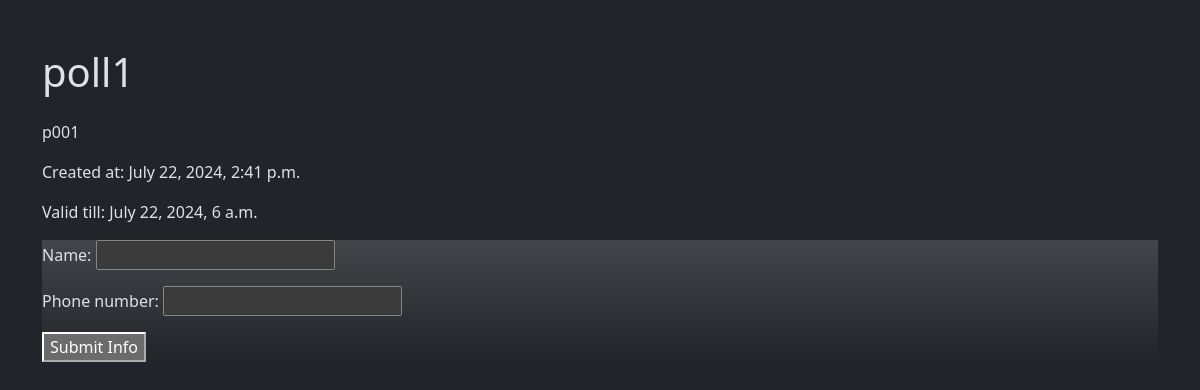
/poll/1/, run on the app's committed database.
### home/models.py (models this page shows, shortened)
class Poll(models.Model):
    title = models.CharField(max_length=200)
    description = models.TextField()
    created_at = models.DateTimeField(auto_now_add=True)
    valid_till = models.DateTimeField()

### home/views.py (the view)
# urls.py: path('poll/<int:poll_id>/', views.poll_detail, name='poll_detail'),
def poll_detail(request, poll_id):
    poll = get_object_or_404(Poll, pk=poll_id)
    mcqs = MCQ.objects.filter(poll=poll)
    descriptions = Descriptive.objects.filter(poll=poll)
    if request.method == 'POST':
        if 'name' in request.POST and 'phone_number' in request.POST:
            user_form = UserInfoForm(request.POST)
            if user_form.is_valid():
                user_info = user_form.save()
                request.session['user_info_id'] = user_info.id
                return redirect('poll_detail', poll_id=poll.id)
        else:
            user_info_id = request.session.get('user_info_id')
            if not user_info_id:
                return redirect('poll_detail', poll_id=poll.id)
            user_info = UserInfo.objects.get(pk=user_info_id)
            total_score = 0
            total_mcqs = mcqs.count() + descriptions.count()
            for mcq in mcqs:
                choice = request.POST.get(f'choice_{mcq.id}')
                if choice:
                    selected_option = getattr(mcq, f'option{choice.upper()}')
                    if selected_option == mcq.correct_answer:
                        total_score += 1
            for desc in descriptions:
                user_answer = request.POST.get(f'answer_{desc.id}')
                if user_answer:
                    is_correct = user_answer.strip().lower() == desc.answer.strip().lower()
                    if is_correct:
                        total_score += 1
            percentage_score = (total_score / total_mcqs * 100) if total_mcqs else 0
            Response.objects.create(
                user_info=user_info,
                poll=poll,
                score=percentage_score,
                submit_time=timezone.now()
            )
            return redirect('poll_results', poll_id=poll.id)
    else:
        user_info_id = request.session.get('user_info_id')
        user_form = UserInfoForm() if not user_info_id else None
        return render(request, 'polls/poll_detail.html', {
            'poll': poll,
            'mcqs': mcqs,
            'descriptions': descriptions,
            'user_form': user_form,
        })

### home/forms.py
class UserInfoForm(forms.ModelForm):
    class Meta:
        model = UserInfo
        fields = ['name', 'phone_number']

### home/templates/polls/poll_detail.html (shortened to what this page needs)
{% extends "layout.html" %}
{% block content %}
<div class="container mt-5">
    <h1 class="mb-4">{{ poll.title }}</h1>
    <p>{{ poll.description }}</p>
    <p>Created at: {{ poll.created_at }}</p>
    <p>Valid till: {{ poll.valid_till }}</p>
{% if user_form %}
    <div class="form bg-dark bg-gradient">
    <form method="post" >
        {{ user_form.as_p }}
        <button type="submit">Submit Info</button>
    </form>
    </div>
{% endif %}
</div>
{% endblock %}

### data on the page
Poll: title "poll1", description "p001", created_at "July 22, 2024, 2:41 p.m.", valid_till "July 22, 2024, 6 a.m."
